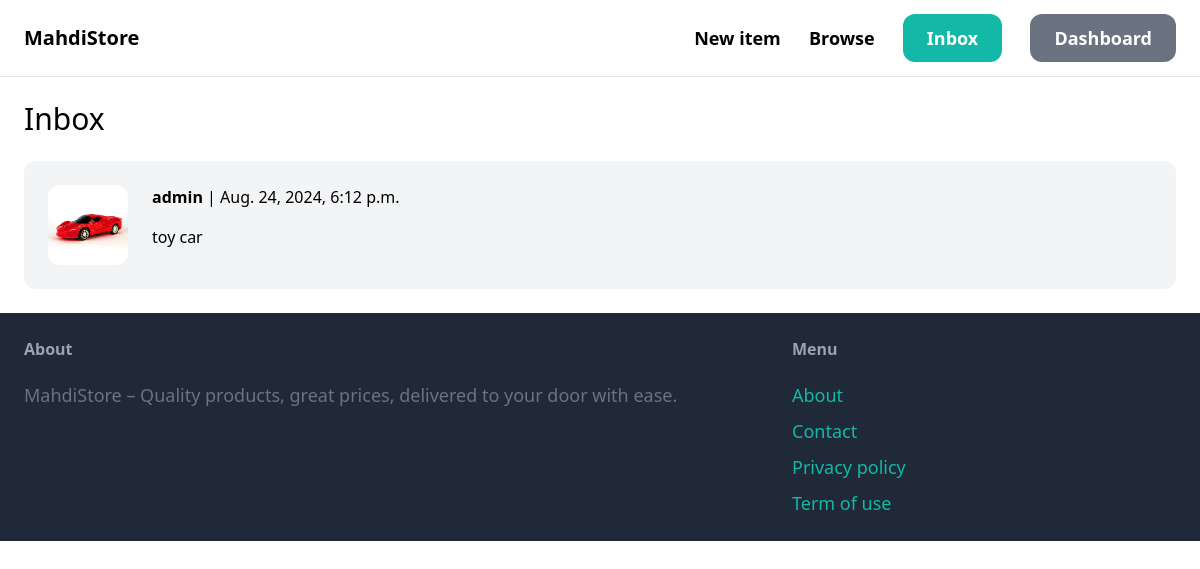
The page /inbox/inbox/ (signed in) on the database as committed earlier.
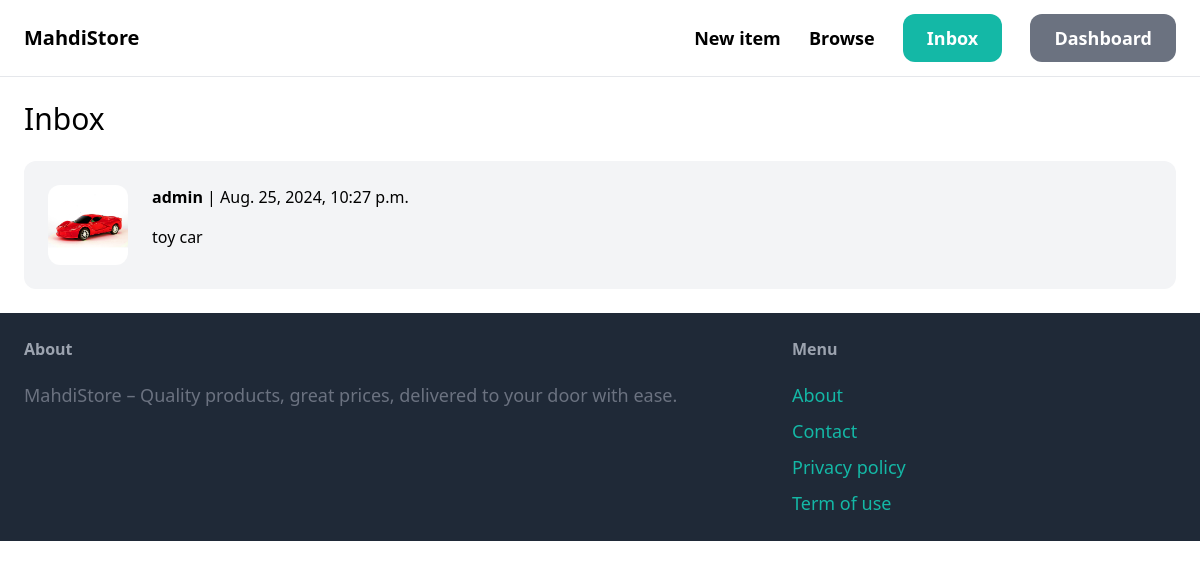
The same page on the database as committed later.
### conversation/models.py (models this page shows)
class Conversation(models.Model):
    item = models.ForeignKey(Item, related_name='conversations', on_delete=models.CASCADE)
    members = models.ManyToManyField(User, related_name='conversations')
    created_at = models.DateTimeField(auto_now_add=True)
    modified_at = models.DateTimeField(auto_now=True)
    class Meta:
        ordering = ('-modified_at',)

### item/models.py (models this page shows, shortened)
class Item(models.Model):
    category = models.ForeignKey(Category, related_name='items', on_delete=models.CASCADE)
    name = models.CharField(max_length=255)
    description = models.TextField(blank=True, null=True)
    price = models.FloatField()
    image = models.ImageField(upload_to='item_images', blank=True, null=True)
    is_sold = models.BooleanField(default=False)
    created_by = models.ForeignKey(User, related_name='items', on_delete=models.CASCADE)
    created_at = models.DateTimeField(auto_now_add=True)

### conversation/views.py (the view)
# urls.py: path('inbox/', views.inbox, name='inbox'),
@login_required
def inbox(request):
    conversations = Conversation.objects.filter(members__in=[request.user.id])
    return render(request, 'conversation/inbox.html', {
        'conversations': conversations
    })

### conversation/templates/conversation/inbox.html (shortened to what this page needs)
{% extends 'core/base.html' %}
{% block content %}
<h1 class="mb-6 text-3xl">Inbox</h1>
<div class="space-y-6">
    {% for conversation in conversations %}
        <a href="{% url 'conversation:detail' conversation.id %}">
            <div class="p-6 flex bg-gray-100 rounded-xl">
                <div class="pr-6">
                    <img src="{{ conversation.item.image.url }}" class="w-20 rounded-xl">
                </div>
                <div>
                    {% for member in conversation.members.all %}
                        {% if member != request.user %}
                            <p class="mb-4"><strong>{{ member.username }}</strong> | {{ conversation.modified_at }}</p>
                            <p>{{ conversation.item.name }}</p>
                        {% endif %}
                    {% endfor %}
                </div>
            </div>
        </a>
    {% endfor %}
</div>
{% endblock %}

Rows that differ between the two databases and show on the page:
changed Conversation "toy car": modified_at "Aug. 24, 2024, 6:12 p.m." → "Aug. 25, 2024, 10:27 p.m."
